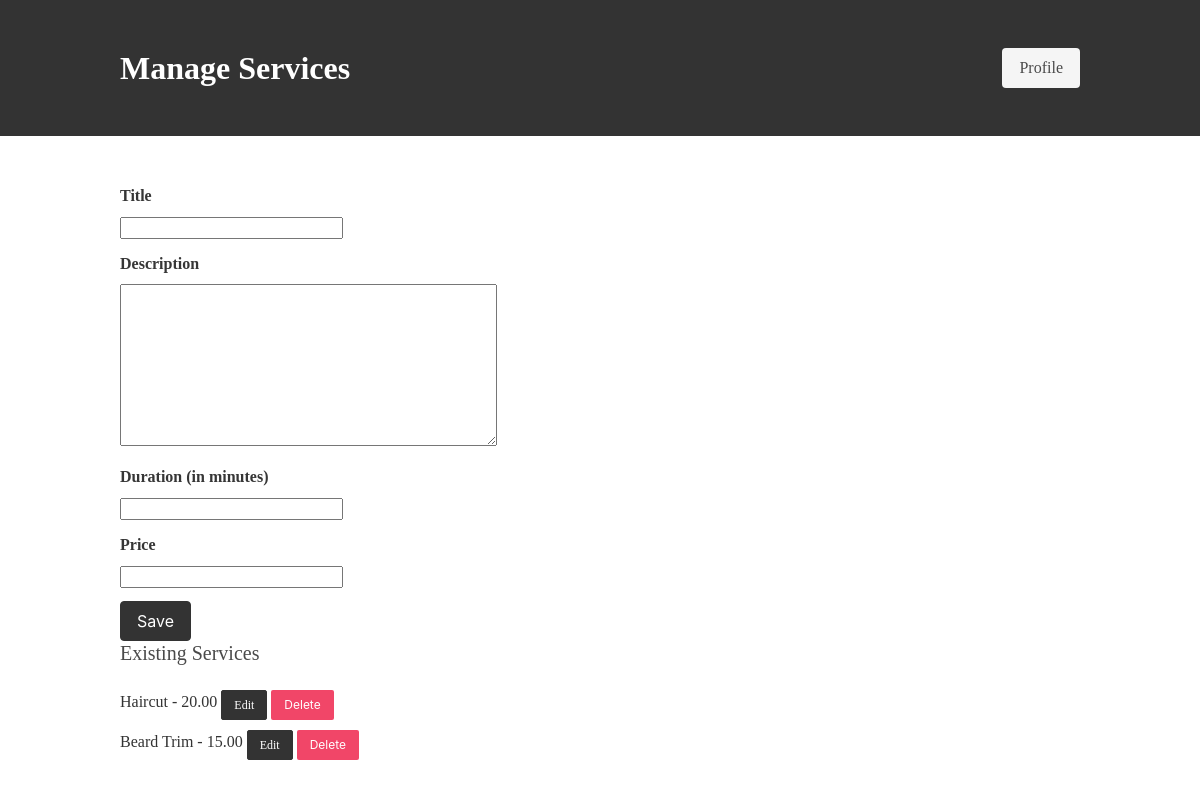
The page /manage_services/ (signed in) on the database its author committed.
### LineUp/Barber/models.py (models this page shows, shortened)
class Service(models.Model):
    barber = models.ForeignKey('Barber', on_delete=models.CASCADE, related_name='services', null=True)
    title = models.CharField(max_length=100)
    description = models.TextField()
    price = models.DecimalField(max_digits=10, decimal_places=2)
    duration = models.DurationField()

### LineUp/Barber/views.py (the view, shortened to what this page needs)
# urls.py: path('manage_services/', views.ManageServicesView.as_view(), name='manage_services'),
class ManageServicesView(View):
    model = Service
    form_class = ServiceForm
    template_name = 'Barber/manage_services.html'
    success_url = reverse_lazy('manage_services')
    def get(self, request, service_id=None):
        barber = Barber.objects.get(user=request.user)
        services = Service.objects.filter(barber=barber)
        form = ServiceForm(instance=get_object_or_404(Service, pk=service_id)) if service_id else ServiceForm()
        return render(request, self.template_name, {'services': services, 'form': form})

### LineUp/Barber/forms.py (shortened to what this page needs)
class ServiceForm(forms.ModelForm):
    class Meta:
        model = Service
        fields = ['title', 'description', 'price', 'duration']

### LineUp/Barber/templates/Barber/manage_services.html (shortened to what this page needs)
{% load static %}
<!DOCTYPE html>
<html>
<head>
    <link rel="stylesheet" href="https://cdn.jsdelivr.net/npm/bulma@0.9.3/css/bulma.min.css">
</head>
<body>
    <section class="hero is-danger">
        <div class="hero-body">
            <div class="container">
                <div class="columns is-vcentered">
                    <div class="column">
                        <h1 class="title">Manage Services</h1>
                    </div>
                    <div class="column has-text-right">
                        <a href="{% url 'user_profile_redirect' %}" class="button is-light">Profile</a>
                    </div>
                </div>
            </div>
        </div>
    </section>
    <section class="section">
        <div class="container">
            <form method="post" action="{% url 'manage_services' %}">
                <div class="field">
                    <label class="label">Title</label>
                    <div class="control">
                        {{ form.title }}
                    </div>
                </div>
                <div class="field">
                    <label class="label">Description</label>
                    <div class="control">
                        {{ form.description }}
                    </div>
                </div>
                <div class="field">
                    <label class="label">Duration (in minutes)</label>
                    <div class="control">
                        {{ form.duration }}
                    </div>
                </div>
                <div class="field">
                    <label class="label">Price</label>
                    <div class="control">
                        {{ form.price }}
                    </div>
                </div>
                <div class="field is-grouped">
                    <div class="control">
                        <button type="submit" name="save" class="button is-primary">Save</button>
                    </div>
                </div>
            </form>
            {% if services %}
            <h3 class="subtitle">Existing Services</h3>
            <ul>
                {% for service in services %}
                    <li class="service-list-item">
                        {{ service.title }} - {{ service.price }}
                        <a href="{% url 'edit_service' service.id %}" class="button is-primary is-small">Edit</a>
                        <form method="post" action="{% url 'delete_service' service.id %}" style="display:inline;" class="edit-delete-buttons">
                            <button type="submit" class="button is-danger is-small">Delete</button>
                        </form>
                    </li>
                {% endfor %}
            </ul>
            {% else %}
                <p>No services available.</p>
            {% endif %}
        </div>
    </section>
</body>
</html>

### LineUp/Barber/templates/Barber/manage_services.html (style rules this page uses)
body { font-family: "Garamond", serif; background-color: white; color: #333; }
.hero.is-danger, .has-background-primary { background-color: #333; color: white; }
.button.is-primary { background-color: #333; border-color: #333; }
.service-list-item { margin-bottom: 10px; }

### rows shown on the page
Service: title "Haircut", price "20.00"
Service: title "Beard Trim", price "15.00"
